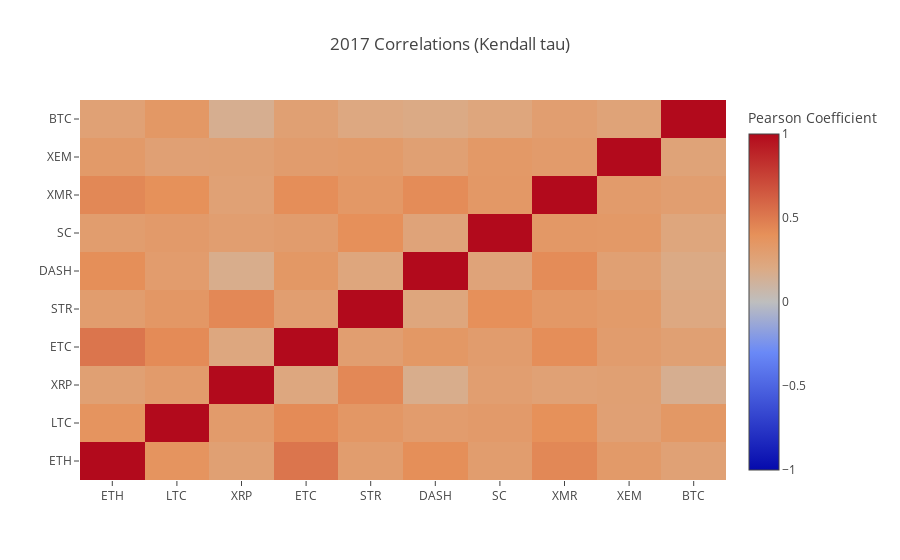

The code cell stored with this chart in its notebook:
### Code cell
correlation_heatmap(combined_df_2017.pct_change(), "2017 Correlations (Kendall tau)", 'kendall')
